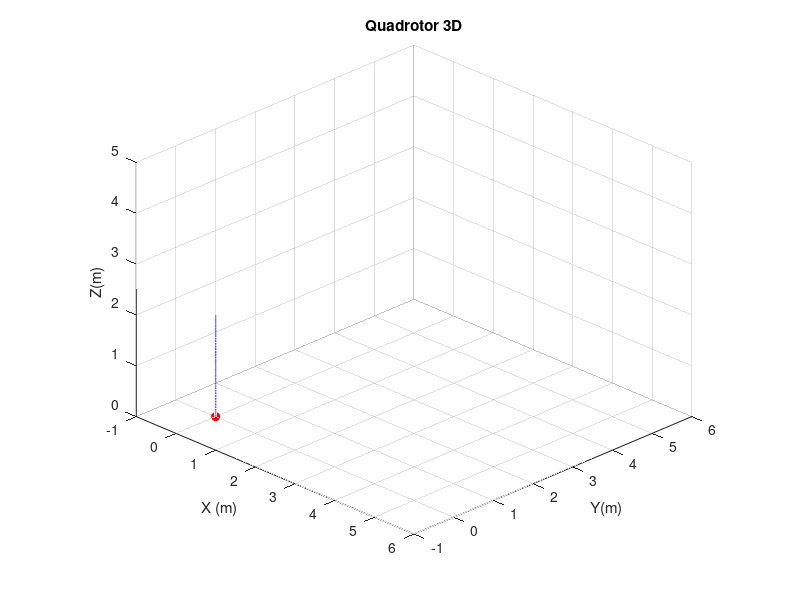

MATLAB code for this plot: (Note: this script raises an error after producing the figure.)
% Trajectory - VTOL

clc;
clear;
close all;

% Parameters
params.m = 0.5;
params.g = 9.81;
params.Ixx = 0.0023;
params.Iyy = 0.0023;
params.Izz = 0.004;

% Reference 
params.x_des = @(t) 0;
params.y_des = @(t) 0;
params.z_des = @(t)1*(t>2) + 1*(t>6) - 2*(t>10);

params.x_dot_des = @(t) 0;
params.y_dot_des = @(t) 0;
params.z_dot_des = @(t) 0;

params.x_ddot_des = @(t) 0;
params.y_ddot_des = @(t) 0;
params.z_ddot_des = @(t) 0;

params.psi_des = @(t) 0;
params.psi_ref = @(t) 0;

% Initial condition
x0 = zeros(12, 1);

T = 20;
tspan = linspace(0, T, 10000);

% Dynamics
function dx = quad3D_dynamics(t, x, p)
    % states
    x_pos = x(1);
    y_pos = x(2);
    z_pos = x(3);

    phi = x(4);
    theta = x(5);
    psi = x(6);

    x_dot = x(7);
    y_dot = x(8);
    z_dot = x(9);

    phi_dot = x(10);
    theta_dot = x(11);
    psi_dot = x(12);

    % reference
    x_des = p.x_des(t);
    y_des = p.y_des(t);
    z_des = p.z_des(t);

    x_dot_des = p.x_dot_des(t);
    y_dot_des = p.y_dot_des(t);
    z_dot_des = p.z_dot_des(t);

    % errors
    e_x = x_des - x_pos;
    e_x_dot = x_dot_des - x_dot;
    e_y = y_des - y_pos;
    e_y_dot = y_dot_des - y_dot;
    e_z = z_des - z_pos;
    e_z_dot = z_dot_des - z_dot;

    % gains
    Kp_x = 6;
    Kd_x = 10;
    Kp_y = 6;
    Kd_y = 10;
    Kp_z = 20;
    Kd_z = 8;
    Kp_phi = 50;
    Kd_phi = 15;
    Kp_theta = 50;
    Kd_theta = 15;
    Kp_psi = 50;
    Kd_psi = 15;

    % desired acc
    x_ddot_c = Kp_x*e_x + Kd_x*e_x_dot;
    y_ddot_c = Kp_y*e_y + Kd_y*e_y_dot;
    z_ddot_c = Kp_z*e_z + Kd_z*e_z_dot;

    % desired roll and pitch from outer loop
    phi_des = -(1/p.g)*(y_ddot_c);
    theta_des = (1/p.g)*(x_ddot_c);

    % bounds
    phi_des = min(max(phi_des, deg2rad(-30)), deg2rad(30));
    theta_des = min(max(theta_des, deg2rad(-30)), deg2rad(30));
    psi_des_raw = p.psi_des(t);
    psi_des = min(max(psi_des_raw, deg2rad(-180)), deg2rad(180));

    % thrust
    T = p.m * (p.g + z_ddot_c); %change
    T = min(max(T, 0), 2*p.m*p.g);

    % torque
    tau_phi = Kp_phi*(phi_des - phi) + Kd_phi*(0-phi_dot);
    tau_theta = Kp_theta*(theta_des - theta) + Kd_theta*(0-theta_dot);
    tau_psi = Kp_psi*(psi_des - psi) + Kd_psi*(0-psi_dot);

    % bounds
    tau_phi = min(max(tau_phi, -0.5), 0.5);
    tau_theta = min(max(tau_theta, -0.5), 0.5);
    tau_psi = min(max(tau_psi, -0.3), 0.3);

    % accelerations
    x_ddot = (T/p.m)*(cos(phi)*sin(theta)*cos(psi) + sin(phi)*sin(psi));
    y_ddot = (T/p.m)*(cos(phi)*sin(theta)*sin(psi) - sin(phi)*cos(psi));
    z_ddot = (T/p.m)*cos(phi)*cos(theta) - p.g;

    phi_ddot = tau_phi / p.Ixx;
    theta_ddot = tau_theta / p.Iyy;
    psi_ddot = tau_psi / p.Izz;

    % bounds
    x_dot = min(max(x_dot, -5), 5);
    y_dot = min(max(y_dot, -5), 5);
    z_dot = min(max(z_dot, -5), 5);

    phi = min(max(phi, deg2rad(-45)), deg2rad(45));
    theta = min(max(theta, deg2rad(-45)), deg2rad(45));
    psi = min(max(psi, deg2rad(-180)), deg2rad(180));
    
    dx = [x_dot; y_dot; z_dot; phi_dot; theta_dot; psi_dot;
        x_ddot; y_ddot; z_ddot; phi_ddot; theta_ddot; psi_ddot];
end 

% Simulation 
[t, x] = ode45(@(t, x) quad3D_dynamics(t, x, params), tspan, x0);

function quad3D_plot_animate(t, x)
    figure('Color', 'w');
    axis  equal;
    axis([-1 6 -1 6 0 5]);
    view(45, 25);
    grid on;
    xlabel('X (m)');
    ylabel('Y(m)');
    zlabel('Z(m)');
    title('Quadrotor 3D');
    hold on;

    plot3(x(:,1), x(:,2), x(:, 3), 'b--', 'LineWidth', 1);

    h_arm1 = plot3([0 0], [0 0], [0 0], 'k-', 'LineWidth', 2);
    h_arm2 = plot3([0 0], [0 0], [0 0], 'k-', 'LineWidth', 2);
    h_center = plot3(0, 0, 0, 'ro', 'MarkerSize', 6, "MarkerFaceColor", 'r');
    h_time = text(1, 1.5, 3.5, '', 'FontSize', 10);

    L = 0.3;

    for i = 1:5:length(t)
        pos = x(i,1:3);
        phi = x(i, 4);
        theta = x(i, 5);
        psi = x(i, 6);

        R = eul2rotm([psi, theta, phi], 'ZYX');

        arm_x = R*[L; 0; 0];
        arm_y = R*[0; L; 0];

        p1a = pos' + arm_x; 
        p1b = pos' - arm_x;
        p2a = pos' + arm_y;
        p2b = pos' - arm_y;

        set(h_arm1, 'XData', [p1a(1), p1b(1)], 'YData', [p1a(2), p1b(2)], 'ZData', [p1a(3), p1b(3)]);
        set(h_arm2, 'XData', [p2a(1), p2b(1)], 'YData', [p2a(2), p2b(2)], 'ZData', [p2a(3), p2b(3)]);
        set(h_center, 'XData', pos(1), 'YData', pos(2), 'ZData', pos(3));
        set(h_time, 'String', sprintf('t = %.2f s', t(i)));

        drawnow;
    end
end

quad3D_plot_animate(t, x);

% Plots
figure('Color', 'w');

subplot(3,3,1);
plot(t, x(:,1), 'LineWidth', 1.5);
ylabel('x (m)');
title('Position X');
grid on;

subplot(3,3,2);
plot(t, x(:,2), 'LineWidth', 1.5);
ylabel('y (m)');
title('Position Y');
grid on;

subplot(3,3,3);
plot(t, x(:,3), 'LineWidth', 1.5);
ylabel('z (m)');
title('Position Z');
grid on;

subplot(3,3,4);
plot(t, x(:,4)*180/pi, 'LineWidth', 1.5);
ylabel('\phi (deg)');
title('Roll');
grid on;

subplot(3,3,5);
plot(t, x(:,5)*180/pi, 'LineWidth', 1.5);
ylabel('\theta (deg)');
title('Pitch');
grid on;

subplot(3,3,6);
plot(t, x(:,6)*180/pi, 'LineWidth', 1.5);
ylabel('\psi (deg)');
title('Yaw');
grid on;

subplot(3,3,7);
plot(t, x(:,7), 'LineWidth', 1.5);
ylabel('ẋ (m/s)'); 
xlabel('Time (s)');
title('Velocity X');
grid on;

subplot(3,3,8);
plot(t, x(:,8), 'LineWidth', 1.5);
ylabel('ẏ (m/s)');
xlabel('Time (s)');
title('Velocity Y');
grid on;

subplot(3,3,9);
plot(t, x(:,9), 'LineWidth', 1.5);
ylabel('ż (m/s)');
xlabel('Time (s)');
title('Velocity Z');
grid on;
